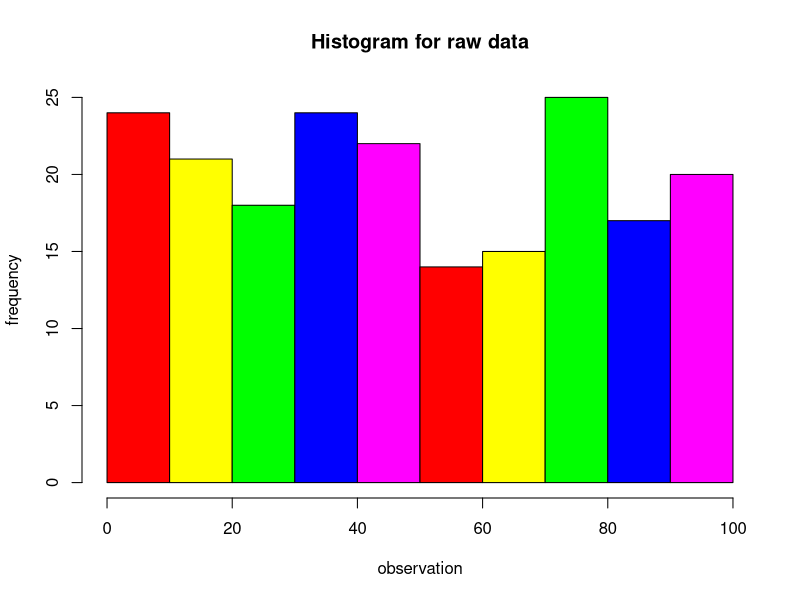

This figure's R source:
#convert raw data to freq dist) 
x1=c(12.1, 80.0, 49.6, 83.5, 76.1, 90.3, 28.6, 45.1, 27.9, 33.7, 86.5, 11.9, 40.8, 41.2, 44.2, 18.5, 27.3, 66.3, 81.8, 42.7, 16.8, 29.6, 80.4, 17.3, 79.2, 52.9, 32.7, 28.2, 80.4, 11.3, 84.0,  8.8, 72.0, 86.6, 97.9, 25.7, 3.5, 23.1, 13.1, 39.1,  9.3, 29.0, 57.1, 33.5, 94.4, 38.4, 95.4, 28.1, 69.0, 14.6, 81.2, 76.5, 44.8, 46.2, 68.4,  8.4, 65.0, 79.2, 23.1,  5.1, 39.1, 35.1, 45.2, 39.3, 91.9, 18.2, 15.8, 61.7,  2.7,  7.5, 78.1, 93.6, 21.5, 64.7, 33.8, 95.6, 81.9, 74.3, 23.0,  5.5, 37.3, 74.4, 93.4, 67.6, 70.4, 84.9, 70.9, 86.0, 45.1, 68.0, 13.7, 73.9,  7.7, 28.8, 41.8, 94.4, 97.8,  4.8, 59.2,  4.0, 57.0, 10.7, 63.4, 82.0, 35.7, 14.3,  9.0, 35.7, 99.6, 53.8, 34.3, 32.1, 38.9,  2.8,  4.6, 88.0, 40.8, 47.5, 40.8, 70.5, 40.5, 50.7,  4.7, 30.5, 96.3, 93.6, 96.1, 79.5, 75.7,  7.5, 14.4, 13.2, 76.5, 90.4, 40.9, 19.1, 38.1, 51.1, 91.4,  8.6, 11.9, 75.7, 31.2, 72.7, 24.0, 40.0, 51.3, 94.1,  6.7, 31.2, 24.9, 39.1, 76.5, 86.6, 68.2, 68.0, 17.3, 80.5, 71.5, 92.9,  1.7, 60.0, 37.3, 74.5, 76.4, 26.8, 26.2, 68.2, 49.1, 38.5,  6.5, 90.0, 80.4, 48.6,  4.2, 51.7, 37.9, 50.4, 40.5,  3.1, 52.9, 16.9, 21.3, 97.5, 96.7, 76.2,  8.6, 52.1, 60.4, 44.3,  1.2, 44.1, 50.6, 67.3, 69.8, 78.5, 14.8, 17.2, 76.2, 44.9)
print(x1)
length(x1)
range(x1)
bins=seq(0, 100, by=10)
print(bins)
CI=cut(x1, bins, right="TRUE")
print(CI)
t=table(CI)
print(t)
transform(t)
h=hist(x1, main="Histogram for raw data", xlab="observation", ylab="frequency", col=c("Red", "Yellow", "Green", "Blue", "Magenta"))
print(h)
